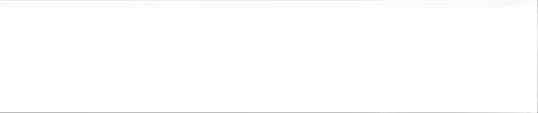
#> input picture Main/Shapes/p_row_1.png, 538 x 113 px; its folder holds only this picture in this run
$ jupyter execute --allow-errors Bend_Detect_Copy1.ipynb
#> lines starting #> are read from the running program, lines starting #| are printed output that depends on the picture; after the words box and inside, x2 and y2 are one past the last pixel; in counts of white or black regions, pixels touching at a corner belong together
[cell 1]
import cv2
import numpy as np
import matplotlib.pyplot as plt

# Read the image using OpenCV
img_path = "table.jpg"
img = cv2.imread(img_path, cv2.IMREAD_GRAYSCALE)

# Apply Gaussian blur to reduce noise
#> (the rest of this cell did not finish here and is left out)

[cell 2]
import cv2
import numpy as np
import matplotlib.pyplot as plt

# Read the cropped column image
cropped_column_img = cv2.imread("cropped_column.png", cv2.IMREAD_GRAYSCALE)

# Apply Gaussian blur to reduce noise
#> (the rest of this cell did not finish here and is left out)

[cell 3]
import cv2
import numpy as np
import os

def is_image_blank(image, blank_threshold=0.98, min_non_blank_pixels=100):
    # Calculate the percentage of white pixels in the image
    white_pixels = np.sum(image >= 200)  # Assuming white pixels have intensity >= 200
    total_pixels = image.size
    white_ratio = white_pixels / total_pixels

    # Check if the image has a large enough percentage of white pixels to be considered blank
    if white_ratio > blank_threshold:
        # Check if there are enough non-blank pixels to avoid mistakenly removing data rows
        non_blank_pixels = total_pixels - white_pixels
        if non_blank_pixels < min_non_blank_pixels:
            return True  # Image is considered blank
    return False  # Image is not blank

# Read the cropped column image
cropped_column_img = cv2.imread("cropped_column.png", cv2.IMREAD_GRAYSCALE)

# Apply Gaussian blur to reduce noise
#> (the rest of this cell did not finish here and is left out)

[cell 4]
import cv2
import numpy as np
import matplotlib.pyplot as plt
import os

# Function to remove patches from an image and display the result
def remove_patches_and_display(image_path):
    # Load the image in grayscale
#> called with image_path = 'Shapes/p_row_1.png'
    image = cv2.imread(image_path, cv2.IMREAD_GRAYSCALE)
#> image is the input picture: shape (113, 538); min 182, max 255, mean 253.8

    # Check if the image was loaded correctly
    if image is None:
        print(f"Error: Unable to load the image '{image_path}'. Check the file path.")
        return

    # Apply Gaussian blur to reduce noise
    blurred = cv2.GaussianBlur(image, (5, 5), 0)

    # Apply adaptive thresholding to create a binary image
    binary_image = cv2.adaptiveThreshold(
        blurred, 255, cv2.ADAPTIVE_THRESH_GAUSSIAN_C, cv2.THRESH_BINARY_INV, 31, 10
    )
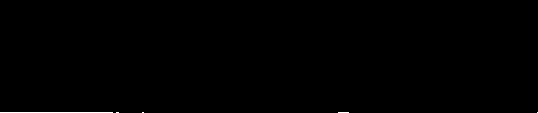
#> binary_image: shape (113, 538); 0.21% white in thin lines or dots, all inside (x1, y1, x2, y2) = (0, 112, 538, 113)

    # Perform morphological operations to refine the binary image
    kernel = np.ones((3, 3), np.uint8)
    binary_image = cv2.morphologyEx(binary_image, cv2.MORPH_CLOSE, kernel)

    # Find contours
    contours, _ = cv2.findContours(binary_image, cv2.RETR_EXTERNAL, cv2.CHAIN_APPROX_SIMPLE)
#> contours = 5 contours, all with area under 20

    # Filter contours based on area to remove small noise
    contours = [cnt for cnt in contours if cv2.contourArea(cnt) > 100]
#> contours = []

    # Create a mask filled with white (same size as the original image)
    mask = np.ones_like(binary_image) * 255

    # Draw contours on the mask and fill them with black
    cv2.drawContours(mask, contours, -1, 0, thickness=cv2.FILLED)
#> mask: shape (113, 538); every value is 255

    # Create the cleaned image by turning everything outside the contours white
    cleaned_image = cv2.bitwise_or(image, mask)

    # Display the original image, contours, and cleaned image
    fig, ax = plt.subplots(1, 3, figsize=(18, 6))

    # Original image
    ax[0].imshow(image, cmap='gray')
    ax[0].set_title('Original Image')
    ax[0].axis('off')

    # Contours highlighted on the original image
    contour_image = cv2.cvtColor(image, cv2.COLOR_GRAY2BGR)
    cv2.drawContours(contour_image, contours, -1, (0, 255, 0), thickness=2)
    ax[1].imshow(contour_image)
    ax[1].set_title('Contours Highlighted')
    ax[1].axis('off')

    # Cleaned image (everything outside the contours is white)
    ax[2].imshow(cleaned_image, cmap='gray')
    ax[2].set_title('Cleaned Image (Outside Contours White)')
    ax[2].axis('off')

    plt.show()
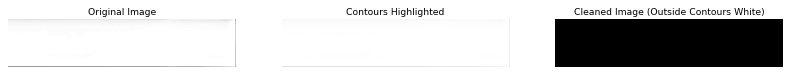
#> figure drawn by matplotlib, 3 panels

# Path to the folder containing the images
folder_path = "Shapes"

# Iterate over each image in the folder
for filename in os.listdir(folder_path):
    if filename.endswith(".png") or filename.endswith(".jpg"):
        # Construct the full path to the image
        image_path = os.path.join(folder_path, filename)

        # Remove patches and display the result
        remove_patches_and_display(image_path)

[cell 5]
import cv2
import os
import numpy as np
import matplotlib.pyplot as plt

# Folder path containing the cropped images
image_folder = "Shapes"

# Gaussian blur parameters
gaussian_ksize = (3, 3)
gaussian_sigma = 0  # Default sigma value for Gaussian blur

# Dilation kernel and iterations
dilation_kernel = np.ones((3, 3), np.uint8)
dilation_iterations = 2  # Number of dilation iterations

# Check if the folder exists
if not os.path.exists(image_folder):
    raise FileNotFoundError(f"Folder '{image_folder}' does not exist.")

# Get all valid image files in the folder
image_files = [f for f in os.listdir(image_folder) if f.lower().endswith(('.jpg', '.jpeg', '.png', '.bmp'))]

# If no image files found, exit early
if not image_files:
    print("No valid image files found in the folder.")
else:
    # Loop through all image files in the folder
    for image_file in image_files:
        image_path = os.path.join(image_folder, image_file)

        try:
            # Read the image in grayscale
            image = cv2.imread(image_path, cv2.IMREAD_GRAYSCALE)

            if image is None:
                print(f"Failed to read image: {image_file}")
                continue

            # Apply Gaussian blur for noise reduction
            blurred_img = cv2.GaussianBlur(image, gaussian_ksize, gaussian_sigma)

            # Apply dilation to enhance edges
            dilated_img = cv2.dilate(blurred_img, dilation_kernel, dilation_iterations)

            # Shi-Tomasi corner detection
            corners = cv2.goodFeaturesToTrack(
                dilated_img, maxCorners=300, qualityLevel=0.01, minDistance=5
            )
#> corners = 155 rows, first 8: [527, 1], [310, 2], [21, 1], [332, 5], [318, 5], [13, 2], [359, 2], [352, 2]

            # Visualize the image, corners, and bends
            plt.figure(figsize=(12, 6))

            # Plot the original image
            plt.subplot(1, 2, 1)
            plt.imshow(image, cmap='gray')
            plt.title(f"Original Image: {image_file}")
            plt.axis('off')

            # Plot the dilated image with corners
            plt.subplot(1, 2, 2)
            plt.imshow(dilated_img, cmap='gray')
            plt.title(f"Dilated Image: {image_file}")

            if corners is not None:
                corners = np.int0(corners)  # Convert to integer coordinates

                # Plot the corners on the image
                for corner in corners:
                    x, y = corner.ravel()  # Get x and y coordinates
                    plt.plot(x, y, 'ro', ms=5)  # Red dots for corners
#> this loop made 155 passes

                # Print the number of corners detected
                num_corners = len(corners)
#> num_corners = 155
                print(f"Image: {image_file}, Number of corners detected: {num_corners}")
#| Image: p_row_1.png, Number of corners detected: 155
            else:
                print(f"Image: {image_file}, No corners detected")

            # Show the plot
            plt.tight_layout()
            plt.show()
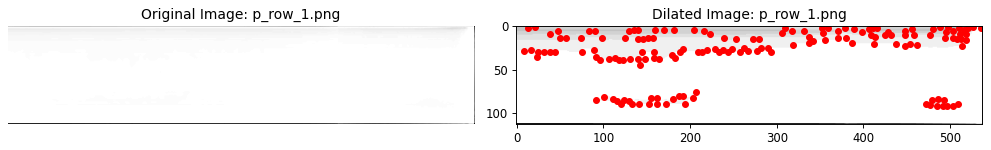
#> figure drawn by matplotlib, 2 panels

        except Exception as e:
            print(f"An error occurred while processing '{image_file}': {e}")

[cell 6]
import os
import cv2
import numpy as np
import pandas as pd

# Folder path containing the cropped images
image_folder = "Shapes"

# Excel output file path
excel_output = "corner_detection_results.xlsx"

# Create an empty list to hold the data for the Excel sheet
data = []

# Gaussian blur parameters
gaussian_ksize = (3, 3)
gaussian_sigma = 0  # Default sigma value for Gaussian blur

# Dilation kernel and iterations
dilation_kernel = np.ones((3, 3), np.uint8)
dilation_iterations = 2  # Number of dilation iterations

# Check if the folder exists
if not os.path.exists(image_folder):
    raise FileNotFoundError(f"Folder '{image_folder}' does not exist.")

# Get all valid image files in the folder
image_files = [f for f in os.listdir(image_folder) if f.lower().endswith(('.jpg', '.jpeg', '.png', '.bmp'))]

# If no image files found, exit early
if not image_files:
    print("No valid image files found in the folder.")
else:
    # Loop through all image files in the folder
    for image_file in image_files:
        image_path = os.path.join(image_folder, image_file)

        try:
            # Read the image in grayscale
            image = cv2.imread(image_path, cv2.IMREAD_GRAYSCALE)

            if image is None:
                print(f"Failed to read image: {image_file}")
                continue

            # Apply Gaussian blur for noise reduction
            blurred_img = cv2.GaussianBlur(image, gaussian_ksize, gaussian_sigma)

            # Apply dilation to enhance edges
            dilated_img = cv2.dilate(blurred_img, dilation_kernel, dilation_iterations)

            # Shi-Tomasi corner detection
            corners = cv2.goodFeaturesToTrack(
                dilated_img, maxCorners=300, qualityLevel=0.01, minDistance=5
            )

            # Determine the number of corners
            if corners is not None:
                num_corners = len(corners)
                num_bends = max(0, num_corners - 2)  # Avoid negative values
#> num_bends = 153

                # Add the data to the list
                data.append({
                    'Image Name': image_file,
                    'Number of Corners': num_corners,
                    'Number of Bends': num_bends
                })

            else:
                # No corners detected, set 0 bends
                data.append({
                    'Image Name': image_file,
                    'Number of Corners': 0,
                    'Number of Bends': 0
                })

        except Exception as e:
            print(f"An error occurred while processing '{image_file}': {e}")

    # Create a DataFrame from the data list
    df = pd.DataFrame(data)
#> df = table of 1 rows and 3 columns

    # Save the DataFrame to an Excel file
    df.to_excel(excel_output, index=False)

    print(f"Results saved to '{excel_output}'")

$ run again, on Main/Shapes/p_row_2.png
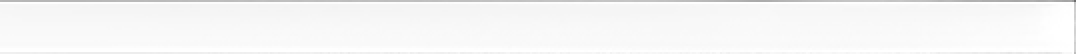
#> input picture Main/Shapes/p_row_2.png, 538 x 27 px (shown 2 times larger)
#> in remove_patches_and_display, image is the input picture: shape (27, 538); min 109, max 255, mean 246.1
#> in remove_patches_and_display, `binary_image = cv2.adaptiveThreshold( blurred, 255, cv2.ADAPTIVE_THRES..`:
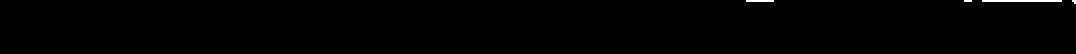
#> binary_image: shape (27, 538) (shown 2 times larger); 0.42% white in thin lines or dots, all inside (x1, y1, x2, y2) = (373, 0, 538, 2)
#> in remove_patches_and_display, `contours, _ = cv2.findContours(binary_image, cv2.RETR_EXTERNAL, cv2.CH..`: contours = 4 contours, all with area under 20
#> in remove_patches_and_display, `contours = [cnt for cnt in contours if cv2.contourArea(cnt) > 100]`: contours = []
#> mask: shape (27, 538); every value is 255
#> corners = [[494, 25], [524, 2], [515, 2], [529, 2], [204, 24], [179, 24], [448, 2], [278, 24], [318, 2], [499, 1], [432, 24]]
#> the loop `for corner in corners:` made 11 passes
#> num_corners = 11
#| Image: p_row_2.png, Number of corners detected: 11
#> `plt.show()`:
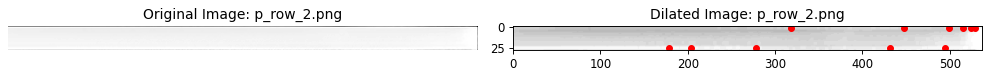
#> figure drawn by matplotlib, 2 panels
#> num_bends = 9
#> df = table of 1 rows and 3 columns

$ run again, on Main/Shapes/p_row_25.png
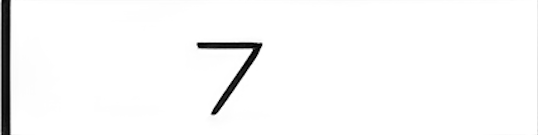
#> input picture Main/Shapes/p_row_25.png, 538 x 135 px
#> in remove_patches_and_display, image is the input picture: shape (135, 538); min 0, max 255, mean 247.8
#> in remove_patches_and_display, `binary_image = cv2.adaptiveThreshold( blurred, 255, cv2.ADAPTIVE_THRES..`:
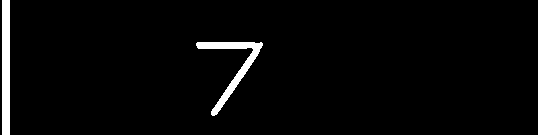
#> binary_image: shape (135, 538); 2.9% white; 2 white regions, box (x1, y1, x2, y2) and area: (2, 0, 10, 135) 1080, (196, 42, 263, 116) 996
#> contours = 2 contours; box (x1, y1, x2, y2) and area: (2, 0, 10, 135) 938, (196, 42, 263, 116) 864
#> mask: shape (135, 538); 97.1% white; 2 black regions, box (x1, y1, x2, y2) and area: (2, 0, 10, 135) 1080, (196, 42, 263, 116) 998
#> contour_image: shape (135, 538, 3); 2.51% of pixels changed, all inside (x1, y1, x2, y2) = (1, 0, 264, 135)
#> corners = [[199, 44], [259, 45], [213, 113], [252, 48], [1, 2]]
#> the loop `for corner in corners:` made 5 passes
#> num_corners = 5
#| Image: p_row_25.png, Number of corners detected: 5
#> `plt.show()`:
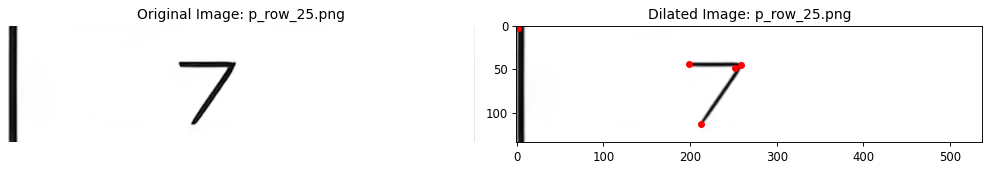
#> figure drawn by matplotlib, 2 panels
#> num_bends = 3
#> df = table of 1 rows and 3 columns

$ run again, on Main/Shapes/p_row_14.png
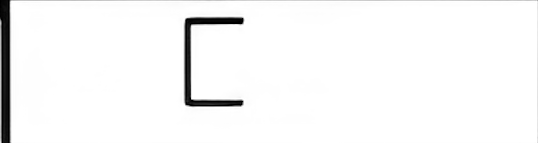
#> input picture Main/Shapes/p_row_14.png, 538 x 143 px
#> in remove_patches_and_display, image is the input picture: shape (143, 538); min 0, max 255, mean 246.4
#> in remove_patches_and_display, `binary_image = cv2.adaptiveThreshold( blurred, 255, cv2.ADAPTIVE_THRES..`:
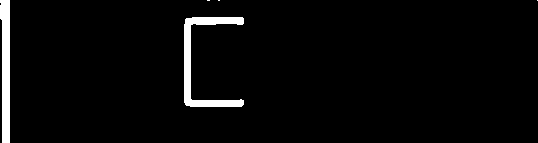
#> binary_image: shape (143, 538); 3.3% white; 5 white regions (3 under 20 px), largest, box (x1, y1, x2, y2) and area: (184, 17, 244, 107) 1374, (0, 0, 10, 143) 1181
#> in remove_patches_and_display, `contours, _ = cv2.findContours(binary_image, cv2.RETR_EXTERNAL, cv2.CH..`: contours = 5 contours, 3 with area under 20; largest, box (x1, y1, x2, y2) and area: (184, 17, 244, 107) 1178, (0, 0, 10, 143) 1032
#> in remove_patches_and_display, `contours = [cnt for cnt in contours if cv2.contourArea(cnt) > 100]`: contours = 2 contours; box (x1, y1, x2, y2) and area: (184, 17, 244, 107) 1178, (0, 0, 10, 143) 1032
#> mask: shape (143, 538); 96.7% white; 2 black regions, box (x1, y1, x2, y2) and area: (184, 17, 244, 107) 1374, (0, 0, 10, 143) 1184
#> contour_image: shape (143, 538, 3); 2.69% of pixels changed, all inside (x1, y1, x2, y2) = (0, 0, 245, 143)
#> corners = [[241, 102], [241, 20], [191, 99], [187, 20], [191, 24], [187, 103], [1, 20], [1, 26]]
#> the loop `for corner in corners:` made 8 passes
#> num_corners = 8
#| Image: p_row_14.png, Number of corners detected: 8
#> `plt.show()`:
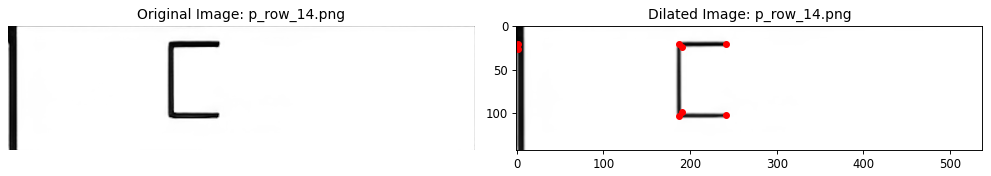
#> figure drawn by matplotlib, 2 panels
#> num_bends = 6
#> df = table of 1 rows and 3 columns
